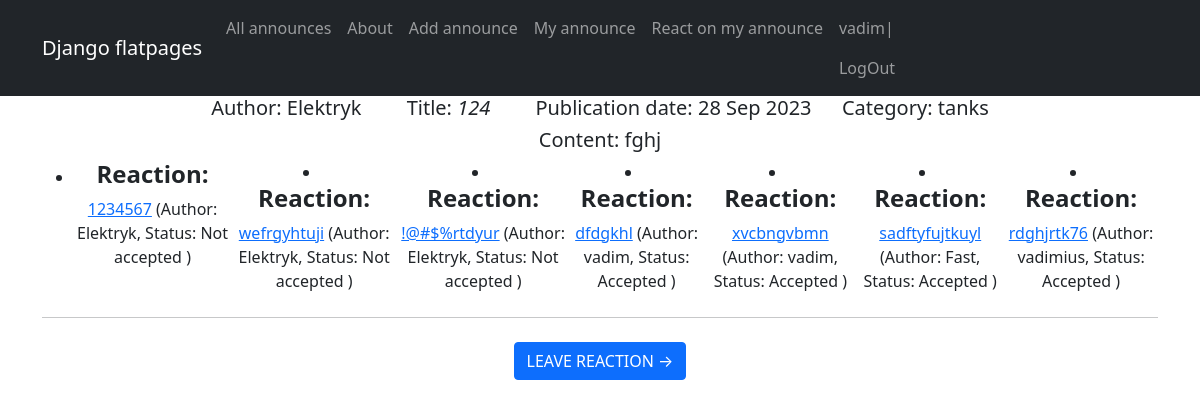
The app's page /announce/19/ (signed in) with its own data.
### content/models.py (models this page shows, shortened)
class Announce(models.Model):
	CATEGORY = (
		('tanks', 'Танки'),
		('heals', 'Хилы'),
		('dd', 'ДД'),
		('sellers', 'Торговцы'),
		('guildmasters', 'Гильдмастера'),
		('questgivers', 'Квестгиверы'),
		('smiths', 'Кузнецы'),
		('tanners', 'Кожевники'),
		('potionmakers', 'Зельевары'),
		('spellmasters', 'Мастера заклинаний'),
	)
	author = models.ForeignKey(User, on_delete=models.CASCADE)
	title = models.CharField(max_length=64)
	text = models.TextField()
	category = models.CharField(max_length=16, choices=CATEGORY, default='tanks')
	dateCreation = models.DateTimeField(auto_now_add=True)
	upload = models.FileField(upload_to='uploads/', blank=True)

class UserReaction(models.Model):
	author = models.ForeignKey(User, on_delete=models.CASCADE)
	text = models.TextField()
	announce = models.ForeignKey(Announce, on_delete=models.CASCADE, related_name='reactions')
	dateCreation = models.DateTimeField(auto_now_add=True)
	status = models.BooleanField(default=False)

### content/views.py (the view)
# urls.py: path('<int:pk>/', AnnounceDetail.as_view(), name='announce_detail'),
class AnnounceDetail(DetailView):
    model = Announce
    template_name = 'announce_id.html'
    context_object_name = 'Announce_id'
    def get_context_data(self, **kwargs):
        context = super().get_context_data(**kwargs)
        reacts = UserReaction.objects.filter(announce_id=self.kwargs['pk'])
        context['reacts'] = reacts
        return context

### templates/announce_id.html (shortened to what this page needs)
{% extends 'flatpages/default.html' %}
{% block content %}
{% if Announce_id %}
    <h5>
        Author: {{ Announce_id.author }}&emsp;&emsp;
        Title: <i>{{ Announce_id.title|truncatewords:2 }}</i>&emsp;&emsp;
        Publication date: {{ Announce_id.dateCreation|date:'d M Y' }} &emsp;
        Category: {{ Announce_id.category }}
    </h5>
    <h5>Content: {{ Announce_id.text|truncatewords:5 }}</h5>
    <div class="d-flex justify-content-md-center">
        {% if reacts %}
        <ul>
            {% for react in reacts %}
            <li>
                <h4><b>Reaction:</b></h4>
                <a href="{% url 'react_detail' pk=react.id %}">{{ react.text|truncatewords:2 }}</a>
                        (Author: {{react.author}}, Status:
                {% if react.status == False or react.status == None %}
                Not accepted
                {% else %}
                Accepted
                {% endif %})
            </li>
        </ul>
            {% endfor %}
        {% else %}
            <h4>No reactions found!</h4>
        {% endif %}
    </div>
    <hr class="my-4" />
    {% if request.user.is_authenticated and request.user != react.author %}
    <div class="d-flex justify-content-center mb-4">
        <a class="btn btn-primary text-uppercase" href="{% url 'reaction_create' pk=Announce_id.id %}">
            Leave reaction →</a>
    </div>
    {% else %}
    {{ empty }}
    {% endif %}
{% else %}
    <h2>Publication not found!</h2>
{% endif %}
{% endblock content %}

### templates/flatpages/default.html (shortened to what this page needs)
<!DOCTYPE html>
<html lang="en">
    <head>
        {% load static %}
        <link href= "{% static 'css/admin.css' %}" rel="stylesheet" />
    </head>
    <body>
        <nav class="navbar navbar-expand-lg navbar-dark bg-dark static-top">
   <div class="container">
       <a class="navbar-brand" href="#">Django flatpages</a>
       <div class="collapse navbar-collapse" id="navbarResponsive">
           <ul class="navbar-nav ml-auto">
               <li class="nav-item active">
                   <li class="nav-item">
                   <a class="nav-link" href="/announce/">All announces</a>
               </li>
               <li class="nav-item">
                   <a class="nav-link" href="/about/">About</a>
               </li>
               <li>
                   {% if request.user.is_authenticated %}
                   <a class="nav-link" href="{% url 'announce_create' %}">Add announce</a>
               </li>
                <li>
                   <a class="nav-link"  href="{% url 'my_announces' %}">My announce</a>
               </li>
               <li>
                   <a class="nav-link"  href="{% url 'reacts_to_announces' %}">React on my announce</a>
               </li>
                <li>
                   <a class="nav-link"> {{user.username}}| <a class="nav-link" href="{% url 'logout' %}">LogOut</a>
				    {% else %}
               </li>
               <li>
               <a class="nav-link" href="{% url 'signing_up' %}">Registration| <a class="nav-link" href="{% url 'accounts/login' %}">LogIn</a>
                   {% endif %}
               </li>
           </ul>
       </div>
   </div>
</nav>
        <div class="container">
            <div class="row">
       <div class="col-lg-12 text-center">
           {% block content %}
           {% endblock content %}
       </div>
   </div>
</div>
    </body>
</html>

### records on screen
Announce: author "Elektryk", title "124", dateCreation "28 Sep 2023", category "tanks", text "fghj"
UserReaction: text "1234567", author "Elektryk", status "Not accepted"
UserReaction: text "wefrgyhtuji", author "Elektryk", status "Not accepted"
UserReaction: text "!@#$%rtdyur", author "Elektryk", status "Not accepted"
UserReaction: text "dfdgkhl", author "vadim", status "Accepted"
UserReaction: text "xvcbngvbmn", author "vadim", status "Accepted"
UserReaction: text "sadftyfujtkuyl", author "Fast", status "Accepted"
UserReaction: text "rdghjrtk76", author "vadimius", status "Accepted"

### other values on screen
{{ user.username }} "vadim"
